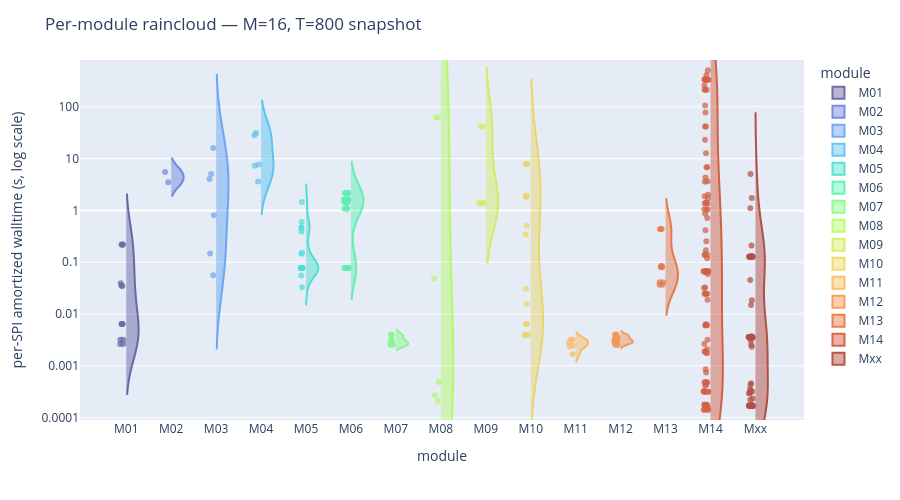

Here is the notebook cell this chart was saved with:
### Markdown cell above
### 3a-snapshot. Per-module raincloud — focus cell (M=16, T=800)

### Code cell
focus_pos = df.loc[(df["M"] == FOCUS_M) & (df["T"] == FOCUS_T) & (df["amortized_s"] > 0)].copy()
focus_pos["log_walltime_s"] = np.log10(focus_pos["amortized_s"])
modules_present = [m for m in MODULE_ORDER if m in focus_pos["module"].values]

exp_min = int(np.floor(focus_pos["log_walltime_s"].min()))
exp_max = int(np.ceil(focus_pos["log_walltime_s"].max()))
tickvals = list(range(exp_min, exp_max + 1))
ticktext = [f"{10**e:g}" for e in tickvals]

fig = px.violin(
    focus_pos,
    y="log_walltime_s", x="module", color="module",
    color_discrete_map=MODULE_COLORS,
    category_orders={"module": modules_present},
    hover_data={
        "spi": True, "M": True, "T": True,
        "amortized_s": ":.4f", "family": True,
        "module": False, "log_walltime_s": False,
    },
    points="all",
    height=500,
    width=900,
    range_y=[focus_pos["log_walltime_s"].min() - 0.2,
             focus_pos["log_walltime_s"].max() + 0.2],
)

style = {
    "side": "positive",
    "pointpos": -0.35,
    "jitter": 0.22,
    "width": 0.55,
    "meanline_visible": False,
    "box_visible": False,
    "marker": {"size": 6, "opacity": 0.72},
    "opacity": 0.72,
}
for trace in fig.data:
    trace.update(**style)

fig.update_layout(
    yaxis={
        "title": "per-SPI amortized walltime (s, log scale)",
        "tickmode": "array",
        "tickvals": tickvals,
        "ticktext": ticktext,
    },
    xaxis_title="module",
    title=f"Per-module raincloud — M={FOCUS_M}, T={FOCUS_T} snapshot",
    legend_title_text="module",
    margin={"l": 80, "r": 20, "t": 60, "b": 80},
)
fig.show()

### Figure 1 — Plotly figure (JSON) as saved in the notebook; plotly's stock layout.template omitted (floating-point values rounded to 4 significant figures; data arrays with more than 128 entries replaced by an {"elided": "..."} marker saying what was removed)
{"data": [{"alignmentgroup": "True", "box": {"visible": false}, "customdata": [["phase_multitaper_mean_fs-1_fmin-0_fmax-0-5", 16, 800, 0.00645, "spectral"], ["phase_multitaper_mean_fs-1_fmin-0_fmax-0-25", 16, 800, 0.00645, "spectral"], ["phase_multitaper_mean_fs-1_fmin-0-25_fmax-0-5", 16, 800, 0.00645, "spectral"], ["psi_multitaper_mean_fs-1_fmin-0_fmax-0-5", 16, 800, 0.2204, "spectral"], ["psi_multitaper_mean_fs-1_fmin-0_fmax-0-25", 16, 800, 0.2177, "spectral"], ["psi_multitaper_mean_fs-1_fmin-0-25_fmax-0-5", 16, 800, 0.2187, "spectral"], ["pli_multitaper_mean_fs-1_fmin-0_fmax-0-25", 16, 800, 0.002632, "spectral"], ["pli_multitaper_mean_fs-1_fmin-0-25_fmax-0-5", 16, 800, 0.002632, "spectral"], ["wpli_multitaper_mean_fs-1_fmin-0_fmax-0-25", 16, 800, 0.003168, "spectral"], ["wpli_multitaper_mean_fs-1_fmin-0-25_fmax-0-5", 16, 800, 0.003168, "spectral"], ["gd_multitaper_delay_fs-1_fmin-0_fmax-0-5", 16, 800, 0.03909, "spectral"], ["gd_multitaper_delay_fs-1_fmin-0_fmax-0-25", 16, 800, 0.03473, "spectral"], ["gd_multitaper_delay_fs-1_fmin-0-25_fmax-0-5", 16, 800, 0.03499, "spectral"]], "hovertemplate": "spi=%{customdata[0]}<br>M=%{customdata[1]}<br>T=%{customdata[2]}<br>amortized_s=%{customdata[3]:.4f}<br>family=%{customdata[4]}<extra></extra>", "jitter": 0.22, "legendgroup": "M01", "marker": {"color": "rgb(60, 54, 137)", "opacity": 0.72, "size": 6}, "meanline": {"visible": false}, "name": "M01", "offsetgroup": "M01", "opacity": 0.72, "orientation": "v", "pointpos": -0.35, "points": "all", "scalegroup": "True", "showlegend": true, "side": "positive", "type": "violin", "width": 0.55, "x": ["M01", "M01", "M01", "M01", "M01", "M01", "M01", "M01", "M01", "M01", "M01", "M01", "M01"], "x0": " ", "xaxis": "x", "y": [-2.19, -2.19, -2.19, -0.6567, -0.6622, -0.6602, -2.58, -2.58, -2.499, -2.499, -1.408, -1.459, -1.456], "y0": " ", "yaxis": "y"}, {"alignmentgroup": "True", "box": {"visible": false}, "customdata": [["anm", 16, 800, 5.52, "causal"], ["cds", 16, 800, 3.487, "causal"]], "hovertemplate": "spi=%{customdata[0]}<br>M=%{customdata[1]}<br>T=%{customdata[2]}<br>amortized_s=%{customdata[3]:.4f}<br>family=%{customdata[4]}<extra></extra>", "jitter": 0.22, "legendgroup": "M02", "marker": {"color": "rgb(68, 98, 211)", "opacity": 0.72, "size": 6}, "meanline": {"visible": false}, "name": "M02", "offsetgroup": "M02", "opacity": 0.72, "orientation": "v", "pointpos": -0.35, "points": "all", "scalegroup": "True", "showlegend": true, "side": "positive", "type": "violin", "width": 0.55, "x": ["M02", "M02"], "x0": " ", "xaxis": "x", "y": [0.7419, 0.5425], "y0": " ", "yaxis": "y"}, {"alignmentgroup": "True", "box": {"visible": false}, "customdata": [["cce_gaussian", 16, 800, 0.1467, "infotheory"], ["cce_kozachenko", 16, 800, 4.045, "infotheory"], ["cce_kernel_W-0.5", 16, 800, 16.11, "infotheory"], ["di_gaussian", 16, 800, 0.05627, "infotheory"], ["di_kozachenko", 16, 800, 0.803, "infotheory"], ["di_kernel_W-0.5", 16, 800, 5.04, "infotheory"]], "hovertemplate": "spi=%{customdata[0]}<br>M=%{customdata[1]}<br>T=%{customdata[2]}<br>amortized_s=%{customdata[3]:.4f}<br>family=%{customdata[4]}<extra></extra>", "jitter": 0.22, "legendgroup": "M03", "marker": {"color": "rgb(64, 139, 244)", "opacity": 0.72, "size": 6}, "meanline": {"visible": false}, "name": "M03", "offsetgroup": "M03", "opacity": 0.72, "orientation": "v", "pointpos": -0.35, "points": "all", "scalegroup": "True", "showlegend": true, "side": "positive", "type": "violin", "width": 0.55, "x": ["M03", "M03", "M03", "M03", "M03", "M03"], "x0": " ", "xaxis": "x", "y": [-0.8336, 0.6069, 1.207, -1.25, -0.09531, 0.7024], "y0": " ", "yaxis": "y"}, {"alignmentgroup": "True", "box": {"visible": false}, "customdata": [["te_kraskov_NN-4_k-max-10_tau-max-4", 16, 800, 28.3, "infotheory"], ["te_kraskov_NN-4_DCE_k-max-10_tau-max-4", 16, 800, 31.35, "infotheory"], ["te_kraskov_NN-4_DCE_k-2_kt-1_l-1_lt-1", 16, 800, 7.67, "infotheory"], ["te_kraskov_NN-4_DCE_k-1_kt-1_l-1_lt-1", 16, 800, 7.305, "infotheory"], ["te_kraskov_NN-4_k-1_kt-1_l-1_lt-1", 16, 800, 3.599, "infotheory"]], "hovertemplate": "spi=%{customdata[0]}<br>M=%{customdata[1]}<br>T=%{customdata[2]}<br>amortized_s=%{customdata[3]:.4f}<br>family=%{customdata[4]}<extra></extra>", "jitter": 0.22, "legendgroup": "M04", "marker": {"color": "rgb(45, 180, 236)", "opacity": 0.72, "size": 6}, "meanline": {"visible": false}, "name": "M04", "offsetgroup": "M04", "opacity": 0.72, "orientation": "v", "pointpos": -0.35, "points": "all", "scalegroup": "True", "showlegend": true, "side": "positive", "type": "violin", "width": 0.55, "x": ["M04", "M04", "M04", "M04", "M04"], "x0": " ", "xaxis": "x", "y": [1.452, 1.496, 0.8848, 0.8636, 0.5562], "y0": " ", "yaxis": "y"}, {"alignmentgroup": "True", "box": {"visible": false}, "customdata": [["si_gaussian_k-1", 16, 800, 0.05558, "infotheory"], ["gc_gaussian_k-max-10_tau-max-2", 16, 800, 0.5964, "infotheory"], ["gc_gaussian_k-1_kt-1_l-1_lt-1", 16, 800, 0.03281, "infotheory"], ["te_symbolic_k-1_kt-1_l-1_lt-1", 16, 800, 0.392, "infotheory"], ["te_symbolic_k-10_kt-1_l-1_lt-1", 16, 800, 1.46, "infotheory"], ["phi_star_t-1_norm-0", 16, 800, 0.1454, "infotheory"], ["phi_star_t-1_norm-1", 16, 800, 0.153, "infotheory"], ["phi_Geo_t-1_norm-0", 16, 800, 0.4606, "infotheory"], ["phi_Geo_t-1_norm-1", 16, 800, 0.4651, "infotheory"], ["sgc_parametric_mean_fs-1_fmin-0_fmax-0-5_order-None", 16, 800, 0.07767, "spectral"], ["sgc_parametric_mean_fs-1_fmin-0_fmax-0-25_order-None", 16, 800, 0.07767, "spectral"], ["sgc_parametric_mean_fs-1_fmin-0-25_fmax-0-5_order-None", 16, 800, 0.07767, "spectral"], ["sgc_parametric_mean_fs-1_fmin-1e-05_fmax-0-5_order-1", 16, 800, 0.07767, "spectral"], ["sgc_parametric_mean_fs-1_fmin-0_fmax-0-25_order-1", 16, 800, 0.07767, "spectral"], ["sgc_parametric_mean_fs-1_fmin-0-25_fmax-0-5_order-1", 16, 800, 0.07767, "spectral"], ["sgc_parametric_max_fs-1_fmin-1e-05_fmax-0-5_order-None", 16, 800, 0.07767, "spectral"], ["sgc_parametric_max_fs-1_fmin-0_fmax-0-25_order-None", 16, 800, 0.07767, "spectral"], ["sgc_parametric_max_fs-1_fmin-0-25_fmax-0-5_order-None", 16, 800, 0.07767, "spectral"], ["sgc_parametric_max_fs-1_fmin-1e-05_fmax-0-5_order-1", 16, 800, 0.07767, "spectral"], ["sgc_parametric_max_fs-1_fmin-0_fmax-0-25_order-1", 16, 800, 0.07767, "spectral"], ["sgc_parametric_max_fs-1_fmin-0-25_fmax-0-5_order-1", 16, 800, 0.07767, "spectral"]], "hovertemplate": "spi=%{customdata[0]}<br>M=%{customdata[1]}<br>T=%{customdata[2]}<br>amortized_s=%{customdata[3]:.4f}<br>family=%{customdata[4]}<extra></extra>", "jitter": 0.22, "legendgroup": "M05", "marker": {"color": "rgb(30, 216, 198)", "opacity": 0.72, "size": 6}, "meanline": {"visible": false}, "name": "M05", "offsetgroup": "M05", "opacity": 0.72, "orientation": "v", "pointpos": -0.35, "points": "all", "scalegroup": "True", "showlegend": true, "side": "positive", "type": "violin", "width": 0.55, "x": ["M05", "M05", "M05", "M05", "M05", "M05", "M05", "M05", "M05", "M05", "M05", "M05", "M05", "M05", "M05", "M05", "M05", "M05", "M05", "M05", "M05"], "x0": " ", "xaxis": "x", "y": [-1.255, -0.2245, -1.484, -0.4067, 0.1643, -0.8375, -0.8152, -0.3367, -0.3325, -1.11, -1.11, -1.11, -1.11, -1.11, -1.11, -1.11, -1.11, -1.11, -1.11, -1.11, -1.11], "y0": " ", "yaxis": "y"}, {"alignmentgroup": "True", "box": {"visible": false}, "customdata": {"elided": "42x5 mixed values"}, "hovertemplate": "spi=%{customdata[0]}<br>M=%{customdata[1]}<br>T=%{customdata[2]}<br>amortized_s=%{customdata[3]:.4f}<br>family=%{customdata[4]}<extra></extra>", "jitter": 0.22, "legendgroup": "M06", "marker": {"color": "rgb(48, 239, 154)", "opacity": 0.72, "size": 6}, "meanline": {"visible": false}, "name": "M06", "offsetgroup": "M06", "opacity": 0.72, "orientation": "v", "pointpos": -0.35, "points": "all", "scalegroup": "True", "showlegend": true, "side": "positive", "type": "violin", "width": 0.55, "x": ["M06", "M06", "M06", "M06", "M06", "M06", "M06", "M06", "M06", "M06", "M06", "M06", "M06", "M06", "M06", "M06", "M06", "M06", "M06", "M06", "M06", "M06", "M06", "M06", "M06", "M06", "M06", "M06", "M06", "M06", "M06", "M06", "M06", "M06", "M06", "M06", "M06", "M06", "M06", "M06", "M06", "M06"], "x0": " ", "xaxis": "x", "y": [0.1562, 0.1562, 0.1562, 0.1562, 0.1562, 0.1562, 0.2081, 0.2081, 0.2081, 0.2081, 0.2081, 0.2081, 0.03889, 0.03889, 0.03889, 0.03889, 0.03889, 0.03889, 0.2109, 0.2109, 0.2109, 0.2109, 0.2109, 0.2109, 0.3368, 0.3368, 0.3368, 0.3368, 0.3368, 0.3368, -1.11, -1.11, -1.11, -1.11, -1.11, -1.11, -1.11, -1.11, -1.11, -1.11, -1.11, -1.11], "y0": " ", "yaxis": "y"}, {"alignmentgroup": "True", "box": {"visible": false}, "customdata": [["pli_multitaper_max_fs-1_fmin-0_fmax-0-5", 16, 800, 0.002632, "spectral"], ["pli_multitaper_max_fs-1_fmin-0_fmax-0-25", 16, 800, 0.002632, "spectral"], ["pli_multitaper_max_fs-1_fmin-0-25_fmax-0-5", 16, 800, 0.002632, "spectral"], ["wpli_multitaper_max_fs-1_fmin-0_fmax-0-5", 16, 800, 0.003168, "spectral"], ["wpli_multitaper_max_fs-1_fmin-0_fmax-0-25", 16, 800, 0.003168, "spectral"], ["wpli_multitaper_max_fs-1_fmin-0-25_fmax-0-5", 16, 800, 0.003168, "spectral"], ["dspli_multitaper_max_fs-1_fmin-0_fmax-0-5", 16, 800, 0.00254, "spectral"], ["dspli_multitaper_max_fs-1_fmin-0_fmax-0-25", 16, 800, 0.00254, "spectral"], ["dspli_multitaper_max_fs-1_fmin-0-25_fmax-0-5", 16, 800, 0.00254, "spectral"], ["dswpli_multitaper_max_fs-1_fmin-0_fmax-0-5", 16, 800, 0.003965, "spectral"], ["dswpli_multitaper_max_fs-1_fmin-0_fmax-0-25", 16, 800, 0.003965, "spectral"], ["dswpli_multitaper_max_fs-1_fmin-0-25_fmax-0-5", 16, 800, 0.003965, "spectral"]], "hovertemplate": "spi=%{customdata[0]}<br>M=%{customdata[1]}<br>T=%{customdata[2]}<br>amortized_s=%{customdata[3]:.4f}<br>family=%{customdata[4]}<extra></extra>", "jitter": 0.22, "legendgroup": "M07", "marker": {"color": "rgb(104, 252, 103)", "opacity": 0.72, "size": 6}, "meanline": {"visible": false}, "name": "M07", "offsetgroup": "M07", "opacity": 0.72, "orientation": "v", "pointpos": -0.35, "points": "all", "scalegroup": "True", "showlegend": true, "side": "positive", "type": "violin", "width": 0.55, "x": ["M07", "M07", "M07", "M07", "M07", "M07", "M07", "M07", "M07", "M07", "M07", "M07"], "x0": " ", "xaxis": "x", "y": [-2.58, -2.58, -2.58, -2.499, -2.499, -2.499, -2.595, -2.595, -2.595, -2.402, -2.402, -2.402], "y0": " ", "yaxis": "y"}, {"alignmentgroup": "True", "box": {"visible": false}, "customdata": [["psi_wavelet_mean_fs-1_fmin-0_fmax-0-5_mean", 16, 800, 62.24, "wavelet"], ["psi_wavelet_mean_fs-1_fmin-0_fmax-0-25_mean", 16, 800, 62.26, "wavelet"], ["psi_wavelet_mean_fs-1_fmin-0-25_fmax-0-5_mean", 16, 800, 0.04877, "wavelet"], ["psi_wavelet_max_fs-1_fmin-0_fmax-0-5_max", 16, 800, 0.000486, "wavelet"], ["psi_wavelet_max_fs-1_fmin-0_fmax-0-25_max", 16, 800, 0.000269, "wavelet"], ["psi_wavelet_max_fs-1_fmin-0-25_fmax-0-5_max", 16, 800, 0.000212, "wavelet"]], "hovertemplate": "spi=%{customdata[0]}<br>M=%{customdata[1]}<br>T=%{customdata[2]}<br>amortized_s=%{customdata[3]:.4f}<br>family=%{customdata[4]}<extra></extra>", "jitter": 0.22, "legendgroup": "M08", "marker": {"color": "rgb(164, 252, 59)", "opacity": 0.72, "size": 6}, "meanline": {"visible": false}, "name": "M08", "offsetgroup": "M08", "opacity": 0.72, "orientation": "v", "pointpos": -0.35, "points": "all", "scalegroup": "True", "showlegend": true, "side": "positive", "type": "violin", "width": 0.55, "x": ["M08", "M08", "M08", "M08", "M08", "M08"], "x0": " ", "xaxis": "x", "y": [1.794, 1.794, -1.312, -3.313, -3.57, -3.674], "y0": " ", "yaxis": "y"}, {"alignmentgroup": "True", "box": {"visible": false}, "customdata": [["bary_dtw_mean", 16, 800, 1.353, "distance"], ["bary_sgddtw_mean", 16, 800, 1.398, "distance"], ["bary_softdtw_mean", 16, 800, 41.81, "distance"], ["bary-sq_dtw_mean", 16, 800, 1.353, "distance"], ["bary-sq_sgddtw_mean", 16, 800, 1.398, "distance"], ["bary-sq_softdtw_mean", 16, 800, 41.81, "distance"]], "hovertemplate": "spi=%{customdata[0]}<br>M=%{customdata[1]}<br>T=%{customdata[2]}<br>amortized_s=%{customdata[3]:.4f}<br>family=%{customdata[4]}<extra></extra>", "jitter": 0.22, "legendgroup": "M09", "marker": {"color": "rgb(204, 234, 53)", "opacity": 0.72, "size": 6}, "meanline": {"visible": false}, "name": "M09", "offsetgroup": "M09", "opacity": 0.72, "orientation": "v", "pointpos": -0.35, "points": "all", "scalegroup": "True", "showlegend": true, "side": "positive", "type": "violin", "width": 0.55, "x": ["M09", "M09", "M09", "M09", "M09", "M09"], "x0": " ", "xaxis": "x", "y": [0.1312, 0.1457, 1.621, 0.1312, 0.1457, 1.621], "y0": " ", "yaxis": "y"}, {"alignmentgroup": "True", "box": {"visible": false}, "customdata": [["xcorr_max_sig-True", 16, 800, 0.01568, "basic"], ["dtw", 16, 800, 0.3447, "distance"], ["dtw_constraint-itakura", 16, 800, 0.5084, "distance"], ["dtw_constraint-sakoe-chiba_radius-auto", 16, 800, 0.03074, "distance"], ["softdtw", 16, 800, 7.92, "distance"], ["softdtw_constraint-itakura", 16, 800, 7.746, "distance"], ["softdtw_constraint-sakoe-chiba", 16, 800, 7.926, "distance"], ["lcss", 16, 800, 1.792, "distance"], ["lcss_constraint-itakura", 16, 800, 1.909, "distance"], ["lcss_constraint-sakoe-chiba", 16, 800, 1.923, "distance"], ["phase_multitaper_max_fs-1_fmin-0_fmax-0-5", 16, 800, 0.00645, "spectral"], ["phase_multitaper_max_fs-1_fmin-0_fmax-0-25", 16, 800, 0.00645, "spectral"], ["phase_multitaper_max_fs-1_fmin-0-25_fmax-0-5", 16, 800, 0.00645, "spectral"], ["plv_multitaper_mean_fs-1_fmin-0_fmax-0-5", 16, 800, 0.003969, "spectral"], ["plv_multitaper_mean_fs-1_fmin-0_fmax-0-25", 16, 800, 0.003969, "spectral"], ["plv_multitaper_mean_fs-1_fmin-0-25_fmax-0-5", 16, 800, 0.003969, "spectral"], ["plv_multitaper_max_fs-1_fmin-0-25_fmax-0-5", 16, 800, 0.003969, "spectral"]], "hovertemplate": "spi=%{customdata[0]}<br>M=%{customdata[1]}<br>T=%{customdata[2]}<br>amortized_s=%{customdata[3]:.4f}<br>family=%{customdata[4]}<extra></extra>", "jitter": 0.22, "legendgroup": "M10", "marker": {"color": "rgb(236, 205, 57)", "opacity": 0.72, "size": 6}, "meanline": {"visible": false}, "name": "M10", "offsetgroup": "M10", "opacity": 0.72, "orientation": "v", "pointpos": -0.35, "points": "all", "scalegroup": "True", "showlegend": true, "side": "positive", "type": "violin", "width": 0.55, "x": ["M10", "M10", "M10", "M10", "M10", "M10", "M10", "M10", "M10", "M10", "M10", "M10", "M10", "M10", "M10", "M10", "M10"], "x0": " ", "xaxis": "x", "y": [-1.805, -0.4626, -0.2938, -1.512, 0.8987, 0.8891, 0.8991, 0.2532, 0.2808, 0.2839, -2.19, -2.19, -2.19, -2.401, -2.401, -2.401, -2.401], "y0": " ", "yaxis": "y"}, {"alignmentgroup": "True", "box": {"visible": false}, "customdata": [["pec", 16, 800, 0.002821, "misc"], ["pec_orth", 16, 800, 0.002458, "misc"], ["pec_log", 16, 800, 0.001673, "misc"], ["pec_orth_log", 16, 800, 0.003211, "misc"], ["pec_orth_abs", 16, 800, 0.00236, "misc"], ["pec_orth_log_abs", 16, 800, 0.003182, "misc"]], "hovertemplate": "spi=%{customdata[0]}<br>M=%{customdata[1]}<br>T=%{customdata[2]}<br>amortized_s=%{customdata[3]:.4f}<br>family=%{customdata[4]}<extra></extra>", "jitter": 0.22, "legendgroup": "M11", "marker": {"color": "rgb(251, 168, 49)", "opacity": 0.72, "size": 6}, "meanline": {"visible": false}, "name": "M11", "offsetgroup": "M11", "opacity": 0.72, "orientation": "v", "pointpos": -0.35, "points": "all", "scalegroup": "True", "showlegend": true, "side": "positive", "type": "violin", "width": 0.55, "x": ["M11", "M11", "M11", "M11", "M11", "M11"], "x0": " ", "xaxis": "x", "y": [-2.55, -2.609, -2.777, -2.493, -2.627, -2.497], "y0": " ", "yaxis": "y"}, {"alignmentgroup": "True", "box": {"visible": false}, "customdata": {"elided": "26x5 mixed values"}, "hovertemplate": "spi=%{customdata[0]}<br>M=%{customdata[1]}<br>T=%{customdata[2]}<br>amortized_s=%{customdata[3]:.4f}<br>family=%{customdata[4]}<extra></extra>", "jitter": 0.22, "legendgroup": "M12", "marker": {"color": "rgb(247, 121, 31)", "opacity": 0.72, "size": 6}, "meanline": {"visible": false}, "name": "M12", "offsetgroup": "M12", "opacity": 0.72, "orientation": "v", "pointpos": -0.35, "points": "all", "scalegroup": "True", "showlegend": true, "side": "positive", "type": "violin", "width": 0.55, "x": ["M12", "M12", "M12", "M12", "M12", "M12", "M12", "M12", "M12", "M12", "M12", "M12", "M12", "M12", "M12", "M12", "M12", "M12", "M12", "M12", "M12", "M12", "M12", "M12", "M12", "M12"], "x0": " ", "xaxis": "x", "y": [-2.519, -2.519, -2.519, -2.519, -2.519, -2.519, -2.551, -2.551, -2.551, -2.551, -2.551, -2.551, -2.401, -2.401, -2.595, -2.595, -2.595, -2.402, -2.402, -2.402, -2.459, -2.459, -2.459, -2.459, -2.459, -2.459], "y0": " ", "yaxis": "y"}, {"alignmentgroup": "True", "box": {"visible": false}, "customdata": [["coint_johansen_max_eig_stat_order-0_ardiff-10", 16, 800, 0.08025, "misc"], ["coint_johansen_trace_stat_order-0_ardiff-10", 16, 800, 0.08025, "misc"], ["coint_johansen_max_eig_stat_order-0_ardiff-1", 16, 800, 0.03676, "misc"], ["coint_johansen_trace_stat_order-0_ardiff-1", 16, 800, 0.03676, "misc"], ["coint_johansen_max_eig_stat_order-1_ardiff-10", 16, 800, 0.08409, "misc"], ["coint_johansen_trace_stat_order-1_ardiff-10", 16, 800, 0.08409, "misc"], ["coint_johansen_max_eig_stat_order-1_ardiff-1", 16, 800, 0.04095, "misc"], ["coint_johansen_trace_stat_order-1_ardiff-1", 16, 800, 0.04095, "misc"], ["coint_aeg_tstat_trend-c_autolag-aic_maxlag-10", 16, 800, 0.436, "misc"], ["coint_aeg_tstat_trend-ct_autolag-aic_maxlag-10", 16, 800, 0.4397, "misc"], ["coint_aeg_tstat_trend-ct_autolag-bic_maxlag-10", 16, 800, 0.4364, "misc"]], "hovertemplate": "spi=%{customdata[0]}<br>M=%{customdata[1]}<br>T=%{customdata[2]}<br>amortized_s=%{customdata[3]:.4f}<br>family=%{customdata[4]}<extra></extra>", "jitter": 0.22, "legendgroup": "M13", "marker": {"color": "rgb(230, 78, 14)", "opacity": 0.72, "size": 6}, "meanline": {"visible": false}, "name": "M13", "offsetgroup": "M13", "opacity": 0.72, "orientation": "v", "pointpos": -0.35, "points": "all", "scalegroup": "True", "showlegend": true, "side": "positive", "type": "violin", "width": 0.55, "x": ["M13", "M13", "M13", "M13", "M13", "M13", "M13", "M13", "M13", "M13", "M13"], "x0": " ", "xaxis": "x", "y": [-1.096, -1.096, -1.435, -1.435, -1.075, -1.075, -1.388, -1.388, -0.3605, -0.3568, -0.3602], "y0": " ", "yaxis": "y"}, {"alignmentgroup": "True", "box": {"visible": false}, "customdata": {"elided": "97x5 mixed values"}, "hovertemplate": "spi=%{customdata[0]}<br>M=%{customdata[1]}<br>T=%{customdata[2]}<br>amortized_s=%{customdata[3]:.4f}<br>family=%{customdata[4]}<extra></extra>", "jitter": 0.22, "legendgroup": "M14", "marker": {"color": "rgb(201, 44, 4)", "opacity": 0.72, "size": 6}, "meanline": {"visible": false}, "name": "M14", "offsetgroup": "M14", "opacity": 0.72, "orientation": "v", "pointpos": -0.35, "points": "all", "scalegroup": "True", "showlegend": true, "side": "positive", "type": "violin", "width": 0.55, "x": ["M14", "M14", "M14", "M14", "M14", "M14", "M14", "M14", "M14", "M14", "M14", "M14", "M14", "M14", "M14", "M14", "M14", "M14", "M14", "M14", "M14", "M14", "M14", "M14", "M14", "M14", "M14", "M14", "M14", "M14", "M14", "M14", "M14", "M14", "M14", "M14", "M14", "M14", "M14", "M14", "M14", "M14", "M14", "M14", "M14", "M14", "M14", "M14", "M14", "M14", "M14", "M14", "M14", "M14", "M14", "M14", "M14", "M14", "M14", "M14", "M14", "M14", "M14", "M14", "M14", "M14", "M14", "M14", "M14", "M14", "M14", "M14", "M14", "M14", "M14", "M14", "M14", "M14", "M14", "M14", "M14", "M14", "M14", "M14", "M14", "M14", "M14", "M14", "M14", "M14", "M14", "M14", "M14", "M14", "M14", "M14", "M14"], "x0": " ", "xaxis": "x", "y": [-3.5, -1.172, -3.316, -1.608, -3.754, -1.185, -3.846, -3.787, -3.5, -1.172, -3.316, -1.608, -3.754, -1.185, -3.846, -3.787, -3.5, -1.172, -3.316, -1.608, -3.754, -1.185, -3.846, -3.787, -3.5, -1.172, -3.316, -1.608, -3.754, -1.185, -3.846, -3.787, -2.682, -2.723, -1.488, -1.496, -2.758, -2.742, -2.724, -3.128, -3.064, 0.5518, 0.5608, 1.365, 0.8319, 0.8349, 2.704, 2.023, 2.535, 1.103, 1.889, -2.216, -2.216, 0.1312, 0.1457, 1.621, -2.216, -2.216, 0.1312, 0.1457, 1.621, -0.5963, 2.521, 2.521, 2.521, 2.331, 2.331, 2.331, 2.521, 2.521, 2.521, -3.366, -1.228, -0.3844, -3.48, -2.198, -1.723, -0.1444, 0.6377, -3.502, 0.01355, -0.0641, 0.02371, -3.38, 0.2731, 0.2327, 0.02291, 0.301, -2.58, -2.499, -0.9214, -0.8603, -0.7675, -0.8587, -0.8476, 2.412, 2.614], "y0": " ", "yaxis": "y"}, {"alignmentgroup": "True", "box": {"visible": false}, "customdata": {"elided": "58x5 mixed values"}, "hovertemplate": "spi=%{customdata[0]}<br>M=%{customdata[1]}<br>T=%{customdata[2]}<br>amortized_s=%{customdata[3]:.4f}<br>family=%{customdata[4]}<extra></extra>", "jitter": 0.22, "legendgroup": "Mxx", "marker": {"color": "rgb(160, 19, 1)", "opacity": 0.72, "size": 6}, "meanline": {"visible": false}, "name": "Mxx", "offsetgroup": "Mxx", "opacity": 0.72, "orientation": "v", "pointpos": -0.35, "points": "all", "scalegroup": "True", "showlegend": true, "side": "positive", "type": "violin", "width": 0.55, "x": ["Mxx", "Mxx", "Mxx", "Mxx", "Mxx", "Mxx", "Mxx", "Mxx", "Mxx", "Mxx", "Mxx", "Mxx", "Mxx", "Mxx", "Mxx", "Mxx", "Mxx", "Mxx", "Mxx", "Mxx", "Mxx", "Mxx", "Mxx", "Mxx", "Mxx", "Mxx", "Mxx", "Mxx", "Mxx", "Mxx", "Mxx", "Mxx", "Mxx", "Mxx", "Mxx", "Mxx", "Mxx", "Mxx", "Mxx", "Mxx", "Mxx", "Mxx", "Mxx", "Mxx", "Mxx", "Mxx", "Mxx", "Mxx", "Mxx", "Mxx", "Mxx", "Mxx", "Mxx", "Mxx", "Mxx", "Mxx", "Mxx", "Mxx"], "x0": " ", "xaxis": "x", "y": [-3.45, -3.654, -3.633, -3.752, -3.77, -3.759, -3.759, -3.772, -3.764, -3.772, -3.783, -3.78, -3.764, -3.775, -2.445, -2.446, -2.454, -2.443, -2.457, -2.429, -2.451, -2.444, -2.456, -2.45, -2.456, -2.449, -2.458, -2.445, -0.8909, -0.8912, -0.89, -0.8931, -0.8941, -0.8919, -0.8909, -0.891, -0.8928, -0.8928, -0.8933, -0.8948, -0.8932, -0.895, -3.363, -3.478, -3.338, -3.495, -3.529, -3.53, -2.63, -2.595, -1.828, -1.732, -0.6751, 0.04387, -1.345, 0.2419, 0.7047, -2.512], "y0": " ", "yaxis": "y"}], "layout": {"height": 500, "legend": {"title": {"text": "module"}, "tracegroupgap": 0}, "margin": {"b": 80, "l": 80, "r": 20, "t": 60}, "title": {"text": "Per-module raincloud — M=16, T=800 snapshot"}, "violinmode": "overlay", "width": 900, "xaxis": {"anchor": "y", "categoryarray": ["M01", "M02", "M03", "M04", "M05", "M06", "M07", "M08", "M09", "M10", "M11", "M12", "M13", "M14", "Mxx"], "categoryorder": "array", "domain": [0, 1], "title": {"text": "module"}}, "yaxis": {"anchor": "x", "domain": [0, 1], "range": [-4.046, 2.904], "tickmode": "array", "ticktext": ["0.0001", "0.001", "0.01", "0.1", "1", "10", "100", "1000"], "tickvals": [-4, -3, -2, -1, 0, 1, 2, 3], "title": {"text": "per-SPI amortized walltime (s, log scale)"}}}}
